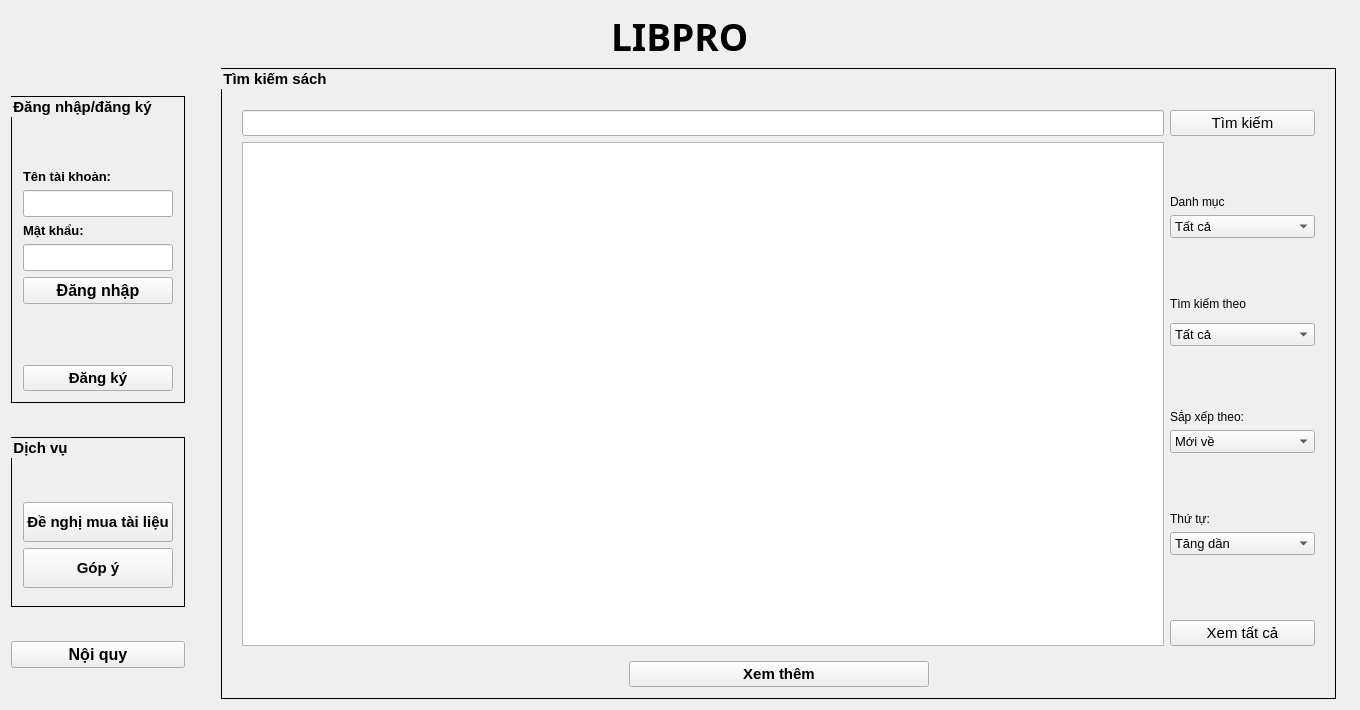
<?xml version="1.0" encoding="UTF-8"?>
<ui version="4.0">
 <class>LoginForm</class>
 <widget class="QWidget" name="LoginForm">
  <property name="geometry">
   <rect>
    <x>0</x>
    <y>0</y>
    <width>1360</width>
    <height>710</height>
   </rect>
  </property>
  <property name="minimumSize">
   <size>
    <width>1360</width>
    <height>630</height>
   </size>
  </property>
  <property name="maximumSize">
   <size>
    <width>16777215</width>
    <height>16777215</height>
   </size>
  </property>
  <property name="windowTitle">
   <string>Phần mềm LibPro</string>
  </property>
  <property name="windowIcon">
   <iconset resource="res.qrc">
    <normaloff>:/images/LibPro.ico</normaloff>:/images/LibPro.ico</iconset>
  </property>
  <property name="autoFillBackground">
   <bool>true</bool>
  </property>
  <property name="styleSheet">
   <string notr="true"/>
  </property>
  <layout class="QHBoxLayout" name="horizontalLayout_12">
   <item>
    <layout class="QVBoxLayout" name="verticalLayout_6">
     <item>
      <layout class="QHBoxLayout" name="horizontalLayout_4">
       <item>
        <spacer name="horizontalSpacer_3">
         <property name="orientation">
          <enum>Qt::Horizontal</enum>
         </property>
         <property name="sizeHint" stdset="0">
          <size>
           <width>40</width>
           <height>20</height>
          </size>
         </property>
        </spacer>
       </item>
       <item>
        <widget class="QLabel" name="label_8">
         <property name="sizePolicy">
          <sizepolicy hsizetype="Maximum" vsizetype="Maximum">
           <horstretch>0</horstretch>
           <verstretch>0</verstretch>
          </sizepolicy>
         </property>
         <property name="maximumSize">
          <size>
           <width>80</width>
           <height>80</height>
          </size>
         </property>
         <property name="text">
          <string/>
         </property>
         <property name="pixmap">
          <pixmap resource="res.qrc">:/images/LibPro.ico</pixmap>
         </property>
         <property name="scaledContents">
          <bool>true</bool>
         </property>
        </widget>
       </item>
       <item>
        <widget class="QLabel" name="label_5">
         <property name="font">
          <font>
           <family>Segoe UI Black</family>
           <pointsize>28</pointsize>
           <weight>75</weight>
           <bold>true</bold>
          </font>
         </property>
         <property name="text">
          <string>LIBPRO</string>
         </property>
        </widget>
       </item>
       <item>
        <spacer name="horizontalSpacer_4">
         <property name="orientation">
          <enum>Qt::Horizontal</enum>
         </property>
         <property name="sizeHint" stdset="0">
          <size>
           <width>40</width>
           <height>20</height>
          </size>
         </property>
        </spacer>
       </item>
      </layout>
     </item>
     <item>
      <layout class="QHBoxLayout" name="horizontalLayout_5">
       <item>
        <layout class="QVBoxLayout" name="verticalLayout_2">
         <item>
          <widget class="QGroupBox" name="groupBox">
           <property name="sizePolicy">
            <sizepolicy hsizetype="Fixed" vsizetype="Fixed">
             <horstretch>0</horstretch>
             <verstretch>0</verstretch>
            </sizepolicy>
           </property>
           <property name="maximumSize">
            <size>
             <width>300</width>
             <height>16777215</height>
            </size>
           </property>
           <property name="font">
            <font>
             <pointsize>11</pointsize>
             <weight>75</weight>
             <bold>true</bold>
            </font>
           </property>
           <property name="contextMenuPolicy">
            <enum>Qt::NoContextMenu</enum>
           </property>
           <property name="styleSheet">
            <string notr="true">#groupBox {
border: 1px solid black;
}</string>
           </property>
           <property name="title">
            <string>Đăng nhập/đăng ký</string>
           </property>
           <property name="flat">
            <bool>false</bool>
           </property>
           <property name="checkable">
            <bool>false</bool>
           </property>
           <property name="checked">
            <bool>false</bool>
           </property>
           <layout class="QVBoxLayout" name="verticalLayout_3">
            <item>
             <widget class="QLabel" name="label_2">
              <property name="text">
               <string/>
              </property>
             </widget>
            </item>
            <item>
             <widget class="QLabel" name="label_11">
              <property name="text">
               <string/>
              </property>
             </widget>
            </item>
            <item>
             <layout class="QFormLayout" name="formLayout">
              <item row="0" column="0">
               <widget class="QLabel" name="label_3">
                <property name="font">
                 <font>
                  <pointsize>10</pointsize>
                  <weight>75</weight>
                  <bold>true</bold>
                 </font>
                </property>
                <property name="text">
                 <string>Tên tài khoản:</string>
                </property>
               </widget>
              </item>
              <item row="2" column="0">
               <widget class="QLabel" name="label_4">
                <property name="font">
                 <font>
                  <pointsize>10</pointsize>
                  <weight>75</weight>
                  <bold>true</bold>
                 </font>
                </property>
                <property name="text">
                 <string>Mật khẩu:</string>
                </property>
               </widget>
              </item>
              <item row="1" column="0" colspan="2">
               <widget class="QLineEdit" name="userNameEdit">
                <property name="font">
                 <font>
                  <pointsize>12</pointsize>
                 </font>
                </property>
                <property name="text">
                 <string/>
                </property>
                <property name="maxLength">
                 <number>20</number>
                </property>
                <property name="cursorPosition">
                 <number>0</number>
                </property>
               </widget>
              </item>
              <item row="3" column="0" colspan="2">
               <widget class="QLineEdit" name="passWordEdit">
                <property name="font">
                 <font>
                  <pointsize>12</pointsize>
                 </font>
                </property>
                <property name="echoMode">
                 <enum>QLineEdit::Password</enum>
                </property>
               </widget>
              </item>
             </layout>
            </item>
            <item>
             <widget class="QPushButton" name="loginButton">
              <property name="font">
               <font>
                <pointsize>12</pointsize>
                <weight>75</weight>
                <bold>true</bold>
               </font>
              </property>
              <property name="text">
               <string>Đăng nhập</string>
              </property>
              <property name="autoDefault">
               <bool>false</bool>
              </property>
              <property name="default">
               <bool>false</bool>
              </property>
             </widget>
            </item>
            <item>
             <spacer name="verticalSpacer_5">
              <property name="orientation">
               <enum>Qt::Vertical</enum>
              </property>
              <property name="sizeHint" stdset="0">
               <size>
                <width>20</width>
                <height>55</height>
               </size>
              </property>
             </spacer>
            </item>
            <item>
             <layout class="QHBoxLayout" name="horizontalLayout_2">
              <item>
               <widget class="QPushButton" name="signUpButton">
                <property name="font">
                 <font>
                  <pointsize>11</pointsize>
                  <weight>75</weight>
                  <bold>true</bold>
                 </font>
                </property>
                <property name="text">
                 <string>Đăng ký</string>
                </property>
               </widget>
              </item>
             </layout>
            </item>
           </layout>
          </widget>
         </item>
         <item>
          <widget class="QGroupBox" name="groupBox_2">
           <property name="sizePolicy">
            <sizepolicy hsizetype="Fixed" vsizetype="Preferred">
             <horstretch>0</horstretch>
             <verstretch>0</verstretch>
            </sizepolicy>
           </property>
           <property name="maximumSize">
            <size>
             <width>300</width>
             <height>170</height>
            </size>
           </property>
           <property name="font">
            <font>
             <pointsize>11</pointsize>
             <weight>75</weight>
             <bold>true</bold>
            </font>
           </property>
           <property name="styleSheet">
            <string notr="true">#groupBox_2 {
border: 1px solid black;
}</string>
           </property>
           <property name="title">
            <string>Dịch vụ</string>
           </property>
           <layout class="QVBoxLayout" name="verticalLayout_5">
            <item>
             <widget class="QLabel" name="label_12">
              <property name="sizePolicy">
               <sizepolicy hsizetype="Fixed" vsizetype="Fixed">
                <horstretch>0</horstretch>
                <verstretch>0</verstretch>
               </sizepolicy>
              </property>
              <property name="text">
               <string/>
              </property>
             </widget>
            </item>
            <item>
             <layout class="QVBoxLayout" name="verticalLayout_4">
              <item>
               <widget class="QPushButton" name="muaTaiLieuButton">
                <property name="sizePolicy">
                 <sizepolicy hsizetype="Maximum" vsizetype="Maximum">
                  <horstretch>0</horstretch>
                  <verstretch>0</verstretch>
                 </sizepolicy>
                </property>
                <property name="minimumSize">
                 <size>
                  <width>20</width>
                  <height>30</height>
                 </size>
                </property>
                <property name="maximumSize">
                 <size>
                  <width>250</width>
                  <height>40</height>
                 </size>
                </property>
                <property name="font">
                 <font>
                  <pointsize>11</pointsize>
                  <weight>75</weight>
                  <bold>true</bold>
                 </font>
                </property>
                <property name="text">
                 <string>Đề nghị mua tài liệu</string>
                </property>
                <property name="icon">
                 <iconset resource="res.qrc">
                  <normaloff>:/images/request.png</normaloff>:/images/request.png</iconset>
                </property>
                <property name="iconSize">
                 <size>
                  <width>42</width>
                  <height>42</height>
                 </size>
                </property>
               </widget>
              </item>
              <item>
               <widget class="QPushButton" name="gopYButton">
                <property name="sizePolicy">
                 <sizepolicy hsizetype="Maximum" vsizetype="Maximum">
                  <horstretch>0</horstretch>
                  <verstretch>0</verstretch>
                 </sizepolicy>
                </property>
                <property name="maximumSize">
                 <size>
                  <width>250</width>
                  <height>40</height>
                 </size>
                </property>
                <property name="font">
                 <font>
                  <pointsize>11</pointsize>
                  <weight>75</weight>
                  <bold>true</bold>
                 </font>
                </property>
                <property name="layoutDirection">
                 <enum>Qt::LeftToRight</enum>
                </property>
                <property name="text">
                 <string>Góp ý</string>
                </property>
                <property name="icon">
                 <iconset resource="res.qrc">
                  <normaloff>:/images/feedback.png</normaloff>:/images/feedback.png</iconset>
                </property>
                <property name="iconSize">
                 <size>
                  <width>28</width>
                  <height>28</height>
                 </size>
                </property>
                <property name="autoDefault">
                 <bool>false</bool>
                </property>
               </widget>
              </item>
             </layout>
            </item>
           </layout>
          </widget>
         </item>
         <item>
          <widget class="QPushButton" name="noiQuyButton">
           <property name="font">
            <font>
             <pointsize>12</pointsize>
             <weight>75</weight>
             <bold>true</bold>
            </font>
           </property>
           <property name="text">
            <string>Nội quy</string>
           </property>
          </widget>
         </item>
        </layout>
       </item>
       <item>
        <layout class="QHBoxLayout" name="horizontalLayout_3">
         <property name="spacing">
          <number>100</number>
         </property>
         <property name="leftMargin">
          <number>30</number>
         </property>
        </layout>
       </item>
       <item>
        <widget class="QGroupBox" name="groupBox_3">
         <property name="sizePolicy">
          <sizepolicy hsizetype="Expanding" vsizetype="Expanding">
           <horstretch>0</horstretch>
           <verstretch>0</verstretch>
          </sizepolicy>
         </property>
         <property name="font">
          <font>
           <pointsize>11</pointsize>
           <weight>75</weight>
           <bold>true</bold>
          </font>
         </property>
         <property name="styleSheet">
          <string notr="true">#groupBox_3 {
border: 1px solid black;
}</string>
         </property>
         <property name="title">
          <string>Tìm kiếm sách</string>
         </property>
         <layout class="QGridLayout" name="gridLayout_2">
          <item row="0" column="0">
           <layout class="QVBoxLayout" name="verticalLayout">
            <item>
             <widget class="QWidget" name="book" native="true">
              <property name="styleSheet">
               <string notr="true"/>
              </property>
              <layout class="QGridLayout" name="gridLayout">
               <item row="17" column="2" colspan="2">
                <widget class="QPushButton" name="viewAllButton">
                 <property name="font">
                  <font>
                   <pointsize>11</pointsize>
                  </font>
                 </property>
                 <property name="text">
                  <string>Xem tất cả</string>
                 </property>
                </widget>
               </item>
               <item row="15" column="2">
                <spacer name="verticalSpacer">
                 <property name="orientation">
                  <enum>Qt::Vertical</enum>
                 </property>
                 <property name="sizeHint" stdset="0">
                  <size>
                   <width>121</width>
                   <height>37</height>
                  </size>
                 </property>
                </spacer>
               </item>
               <item row="0" column="2" colspan="2">
                <widget class="QPushButton" name="searchButton">
                 <property name="font">
                  <font>
                   <pointsize>11</pointsize>
                  </font>
                 </property>
                 <property name="text">
                  <string>Tìm kiếm</string>
                 </property>
                 <property name="icon">
                  <iconset resource="res.qrc">
                   <normaloff>:/images/search.png</normaloff>:/images/search.png</iconset>
                 </property>
                 <property name="iconSize">
                  <size>
                   <width>24</width>
                   <height>24</height>
                  </size>
                 </property>
                </widget>
               </item>
               <item row="0" column="0">
                <widget class="QLineEdit" name="searchBox">
                 <property name="font">
                  <font>
                   <pointsize>11</pointsize>
                  </font>
                 </property>
                 <property name="text">
                  <string/>
                 </property>
                </widget>
               </item>
               <item row="1" column="2">
                <spacer name="verticalSpacer_3">
                 <property name="orientation">
                  <enum>Qt::Vertical</enum>
                 </property>
                 <property name="sizeHint" stdset="0">
                  <size>
                   <width>77</width>
                   <height>37</height>
                  </size>
                 </property>
                </spacer>
               </item>
               <item row="2" column="2">
                <widget class="QLabel" name="label_7">
                 <property name="font">
                  <font>
                   <pointsize>9</pointsize>
                   <weight>50</weight>
                   <bold>false</bold>
                  </font>
                 </property>
                 <property name="text">
                  <string>Danh mục</string>
                 </property>
                </widget>
               </item>
               <item row="5" column="2">
                <widget class="QLabel" name="label">
                 <property name="font">
                  <font>
                   <pointsize>9</pointsize>
                  </font>
                 </property>
                 <property name="text">
                  <string>Tìm kiếm theo</string>
                 </property>
                </widget>
               </item>
               <item row="12" column="2">
                <spacer name="verticalSpacer_7">
                 <property name="orientation">
                  <enum>Qt::Vertical</enum>
                 </property>
                 <property name="sizeHint" stdset="0">
                  <size>
                   <width>77</width>
                   <height>37</height>
                  </size>
                 </property>
                </spacer>
               </item>
               <item row="4" column="2">
                <spacer name="verticalSpacer_4">
                 <property name="orientation">
                  <enum>Qt::Vertical</enum>
                 </property>
                 <property name="sizeHint" stdset="0">
                  <size>
                   <width>20</width>
                   <height>40</height>
                  </size>
                 </property>
                </spacer>
               </item>
               <item row="10" column="2">
                <widget class="QLabel" name="label_9">
                 <property name="font">
                  <font>
                   <pointsize>9</pointsize>
                  </font>
                 </property>
                 <property name="text">
                  <string>Sắp xếp theo:</string>
                 </property>
                </widget>
               </item>
               <item row="7" column="2" colspan="2">
                <widget class="QComboBox" name="searchComboBox">
                 <property name="font">
                  <font>
                   <pointsize>10</pointsize>
                   <weight>50</weight>
                   <bold>false</bold>
                  </font>
                 </property>
                 <item>
                  <property name="text">
                   <string>Tất cả</string>
                  </property>
                 </item>
                 <item>
                  <property name="text">
                   <string>Mã sách</string>
                  </property>
                 </item>
                 <item>
                  <property name="text">
                   <string>Tên sách</string>
                  </property>
                 </item>
                 <item>
                  <property name="text">
                   <string>Chủ đề</string>
                  </property>
                 </item>
                 <item>
                  <property name="text">
                   <string>Tên tác giả</string>
                  </property>
                 </item>
                 <item>
                  <property name="text">
                   <string>Nhà xuất bản</string>
                  </property>
                 </item>
                 <item>
                  <property name="text">
                   <string>Năm xuất bản</string>
                  </property>
                 </item>
                 <item>
                  <property name="text">
                   <string>Số sách đã mượn</string>
                  </property>
                 </item>
                 <item>
                  <property name="text">
                   <string>Tóm tắt nội dung</string>
                  </property>
                 </item>
                </widget>
               </item>
               <item row="13" column="2">
                <widget class="QLabel" name="label_10">
                 <property name="font">
                  <font>
                   <pointsize>9</pointsize>
                  </font>
                 </property>
                 <property name="text">
                  <string>Thứ tự:</string>
                 </property>
                </widget>
               </item>
               <item row="14" column="2" colspan="2">
                <widget class="QComboBox" name="sortModeComboBox">
                 <property name="font">
                  <font>
                   <pointsize>10</pointsize>
                   <weight>50</weight>
                   <bold>false</bold>
                  </font>
                 </property>
                 <item>
                  <property name="text">
                   <string>Tăng dần</string>
                  </property>
                 </item>
                 <item>
                  <property name="text">
                   <string>Giảm dần</string>
                  </property>
                 </item>
                </widget>
               </item>
               <item row="3" column="2" colspan="2">
                <widget class="QComboBox" name="typeComboBox">
                 <property name="font">
                  <font>
                   <pointsize>10</pointsize>
                   <weight>50</weight>
                   <bold>false</bold>
                  </font>
                 </property>
                 <item>
                  <property name="text">
                   <string>Tất cả</string>
                  </property>
                 </item>
                 <item>
                  <property name="text">
                   <string>Sách</string>
                  </property>
                 </item>
                 <item>
                  <property name="text">
                   <string>Tạp chí</string>
                  </property>
                 </item>
                 <item>
                  <property name="text">
                   <string>Luận án tiến sĩ</string>
                  </property>
                 </item>
                 <item>
                  <property name="text">
                   <string>Luận văn thạc sĩ</string>
                  </property>
                 </item>
                 <item>
                  <property name="text">
                   <string>Tiêu chuẩn kỹ thuật</string>
                  </property>
                 </item>
                 <item>
                  <property name="text">
                   <string>Báo cáo khoa học</string>
                  </property>
                 </item>
                </widget>
               </item>
               <item row="11" column="2" colspan="2">
                <widget class="QComboBox" name="sortComboBox">
                 <property name="font">
                  <font>
                   <pointsize>10</pointsize>
                   <weight>50</weight>
                   <bold>false</bold>
                  </font>
                 </property>
                 <item>
                  <property name="text">
                   <string>Mới về</string>
                  </property>
                 </item>
                 <item>
                  <property name="text">
                   <string>Mã sách</string>
                  </property>
                 </item>
                 <item>
                  <property name="text">
                   <string>Tên sách</string>
                  </property>
                 </item>
                 <item>
                  <property name="text">
                   <string>Chủ đề</string>
                  </property>
                 </item>
                 <item>
                  <property name="text">
                   <string>Tên tác giả</string>
                  </property>
                 </item>
                 <item>
                  <property name="text">
                   <string>Nhà xuất bản</string>
                  </property>
                 </item>
                 <item>
                  <property name="text">
                   <string>Năm xuất bản</string>
                  </property>
                 </item>
                 <item>
                  <property name="text">
                   <string>Số sách đã mượn</string>
                  </property>
                 </item>
                </widget>
               </item>
               <item row="9" column="2">
                <spacer name="verticalSpacer_2">
                 <property name="orientation">
                  <enum>Qt::Vertical</enum>
                 </property>
                 <property name="sizeHint" stdset="0">
                  <size>
                   <width>77</width>
                   <height>37</height>
                  </size>
                 </property>
                </spacer>
               </item>
               <item row="1" column="0" rowspan="17">
                <widget class="QTableView" name="bookTableView">
                 <property name="toolTipDuration">
                  <number>-1</number>
                 </property>
                 <property name="styleSheet">
                  <string notr="true"/>
                 </property>
                 <property name="editTriggers">
                  <set>QAbstractItemView::AllEditTriggers</set>
                 </property>
                </widget>
               </item>
              </layout>
             </widget>
            </item>
            <item>
             <layout class="QHBoxLayout" name="horizontalLayout">
              <item>
               <spacer name="horizontalSpacer_2">
                <property name="orientation">
                 <enum>Qt::Horizontal</enum>
                </property>
                <property name="sizeHint" stdset="0">
                 <size>
                  <width>40</width>
                  <height>20</height>
                 </size>
                </property>
               </spacer>
              </item>
              <item>
               <widget class="QPushButton" name="viewMoreButton">
                <property name="sizePolicy">
                 <sizepolicy hsizetype="Expanding" vsizetype="Fixed">
                  <horstretch>0</horstretch>
                  <verstretch>0</verstretch>
                 </sizepolicy>
                </property>
                <property name="minimumSize">
                 <size>
                  <width>200</width>
                  <height>0</height>
                 </size>
                </property>
                <property name="maximumSize">
                 <size>
                  <width>300</width>
                  <height>16777215</height>
                 </size>
                </property>
                <property name="font">
                 <font>
                  <pointsize>11</pointsize>
                  <weight>75</weight>
                  <bold>true</bold>
                 </font>
                </property>
                <property name="styleSheet">
                 <string notr="true"/>
                </property>
                <property name="text">
                 <string>Xem thêm</string>
                </property>
                <property name="icon">
                 <iconset resource="res.qrc">
                  <normaloff>:/images/more.png</normaloff>:/images/more.png</iconset>
                </property>
                <property name="iconSize">
                 <size>
                  <width>32</width>
                  <height>32</height>
                 </size>
                </property>
               </widget>
              </item>
              <item>
               <spacer name="horizontalSpacer">
                <property name="orientation">
                 <enum>Qt::Horizontal</enum>
                </property>
                <property name="sizeHint" stdset="0">
                 <size>
                  <width>40</width>
                  <height>20</height>
                 </size>
                </property>
               </spacer>
              </item>
             </layout>
            </item>
           </layout>
          </item>
         </layout>
        </widget>
       </item>
      </layout>
     </item>
    </layout>
   </item>
   <item>
    <widget class="QLabel" name="label_6">
     <property name="styleSheet">
      <string notr="true">#label_6{border-image: url(:/images/images/Libpro.png)}</string>
     </property>
     <property name="text">
      <string/>
     </property>
    </widget>
   </item>
  </layout>
 </widget>
 <resources>
  <include location="res.qrc"/>
 </resources>
 <connections/>
</ui>
